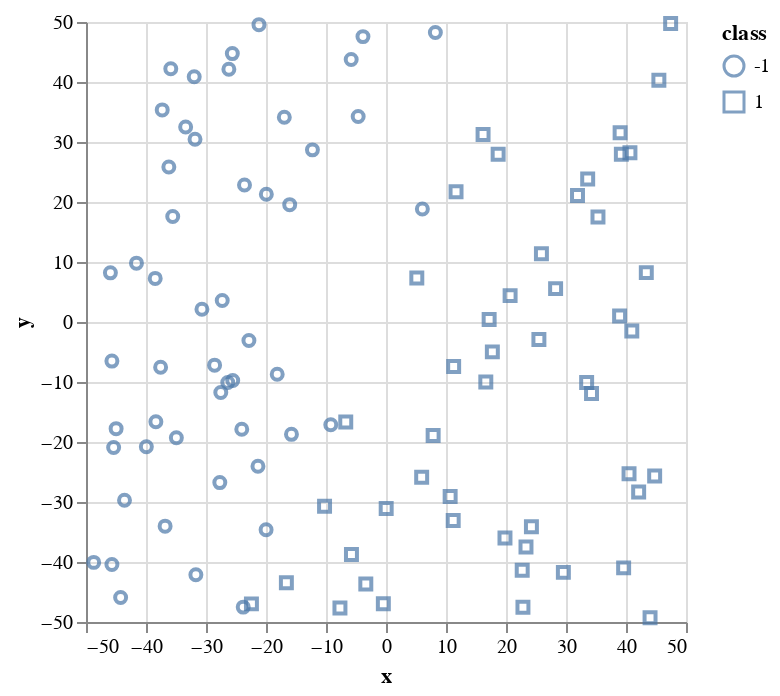

The cell this chart's notebook holds for it:
### Code cell
alt.Chart(training_df).mark_point().encode(
    x='x',
    y='y',
    shape="class"
)

### Figure 1 — Vega-Lite specification as saved in the notebook (floating-point values rounded to 4 significant figures)
{"$schema": "https://vega.github.io/schema/vega-lite/v1.2.1.json", "data": {"values": [{"class": 1, "x": 34.25, "y": -11.92}, {"class": -1, "x": -3.84, "y": 47.56}, {"class": 1, "x": 22.82, "y": -47.54}, {"class": 1, "x": 39.02, "y": 31.53}, {"class": 1, "x": 35.33, "y": 17.51}, {"class": 1, "x": 39.61, "y": -40.98}, {"class": 1, "x": 16.64, "y": -9.989}, {"class": 1, "x": 40.51, "y": -25.31}, {"class": 1, "x": 10.69, "y": -29.1}, {"class": -1, "x": -33.39, "y": 32.49}, {"class": -1, "x": -31.83, "y": 30.46}, {"class": -1, "x": -31.69, "y": -42.13}, {"class": 1, "x": 25.48, "y": -2.905}, {"class": -1, "x": -27.7, "y": -26.77}, {"class": -1, "x": -21.17, "y": 49.56}, {"class": -1, "x": -4.638, "y": 34.25}, {"class": -1, "x": -39.94, "y": -20.79}, {"class": 1, "x": 39.23, "y": 27.95}, {"class": 1, "x": 42.11, "y": -28.32}, {"class": 1, "x": 5.135, "y": 7.318}, {"class": -1, "x": -37.56, "y": -7.545}, {"class": -1, "x": -45.93, "y": 8.193}, {"class": 1, "x": 40.97, "y": -1.483}, {"class": 1, "x": 5.944, "y": -25.86}, {"class": 1, "x": 18.69, "y": 27.96}, {"class": 1, "x": 28.27, "y": 5.566}, {"class": 1, "x": 23.33, "y": -37.49}, {"class": 1, "x": 11.27, "y": -7.417}, {"class": -1, "x": -9.203, "y": -17.12}, {"class": 1, "x": 17.73, "y": -4.978}, {"class": -1, "x": -45.4, "y": -20.92}, {"class": -1, "x": -18.13, "y": -8.702}, {"class": -1, "x": -15.76, "y": -18.72}, {"class": -1, "x": -35.87, "y": 42.2}, {"class": -1, "x": -36.81, "y": -34.03}, {"class": 1, "x": -6.708, "y": -16.68}, {"class": 1, "x": 19.83, "y": -35.98}, {"class": -1, "x": -43.58, "y": -29.71}, {"class": -1, "x": -28.57, "y": -7.193}, {"class": -1, "x": -31.96, "y": 40.88}, {"class": 1, "x": -3.365, "y": -43.66}, {"class": 1, "x": -5.756, "y": -38.73}, {"class": -1, "x": -26.37, "y": -10.07}, {"class": -1, "x": -22.85, "y": -3.08}, {"class": 1, "x": 29.56, "y": -41.73}, {"class": 1, "x": 17.19, "y": 0.4165}, {"class": 1, "x": -16.6, "y": -43.45}, {"class": -1, "x": -30.68, "y": 2.129}, {"class": 1, "x": -22.43, "y": -46.98}, {"class": -1, "x": -45.68, "y": -40.41}, {"class": 1, "x": 0.03034, "y": -31.08}, {"class": -1, "x": -27.54, "y": -11.76}, {"class": -1, "x": -38.36, "y": -16.63}, {"class": -1, "x": -23.58, "y": 22.84}, {"class": -1, "x": -19.94, "y": 21.29}, {"class": 1, "x": 16.18, "y": 31.26}, {"class": 1, "x": 25.9, "y": 11.38}, {"class": 1, "x": 11.67, "y": 21.7}, {"class": 1, "x": -10.24, "y": -30.72}, {"class": -1, "x": -38.47, "y": 7.265}, {"class": 1, "x": 24.24, "y": -34.11}, {"class": 1, "x": 33.44, "y": -10.1}, {"class": -1, "x": -44.98, "y": -17.78}, {"class": 1, "x": 38.93, "y": 1.015}, {"class": 1, "x": 44.01, "y": -49.29}, {"class": -1, "x": -12.26, "y": 28.69}, {"class": -1, "x": 8.229, "y": 48.24}, {"class": -1, "x": -25.61, "y": 44.73}, {"class": -1, "x": -23.8, "y": -47.52}, {"class": -1, "x": -25.55, "y": -9.746}, {"class": -1, "x": -36.19, "y": 25.83}, {"class": -1, "x": -16.95, "y": 34.14}, {"class": -1, "x": 6.06, "y": 18.85}, {"class": 1, "x": -0.4433, "y": -46.97}, {"class": -1, "x": -34.94, "y": -19.3}, {"class": 1, "x": 47.44, "y": 49.74}, {"class": 1, "x": 22.7, "y": -41.38}, {"class": -1, "x": -45.68, "y": -6.516}, {"class": 1, "x": 40.66, "y": 28.23}, {"class": -1, "x": -5.802, "y": 43.75}, {"class": 1, "x": 31.92, "y": 21.07}, {"class": 1, "x": 7.857, "y": -18.9}, {"class": -1, "x": -16.05, "y": 19.56}, {"class": -1, "x": -35.55, "y": 17.57}, {"class": -1, "x": -27.29, "y": 3.576}, {"class": -1, "x": -21.34, "y": -24.05}, {"class": 1, "x": 45.48, "y": 40.29}, {"class": -1, "x": -44.23, "y": -45.93}, {"class": 1, "x": -7.676, "y": -47.66}, {"class": -1, "x": -19.98, "y": -34.63}, {"class": -1, "x": -26.19, "y": 42.11}, {"class": -1, "x": -48.71, "y": -40.06}, {"class": 1, "x": 44.77, "y": -25.65}, {"class": 1, "x": 33.61, "y": 23.83}, {"class": 1, "x": 43.38, "y": 8.226}, {"class": -1, "x": -41.59, "y": 9.807}, {"class": 1, "x": 20.68, "y": 4.398}, {"class": -1, "x": -37.3, "y": 35.35}, {"class": -1, "x": -24.04, "y": -17.88}, {"class": 1, "x": 11.2, "y": -33.09}]}, "encoding": {"shape": {"field": "class", "type": "quantitative"}, "x": {"field": "x", "type": "quantitative"}, "y": {"field": "y", "type": "quantitative"}}, "mark": "point"}
